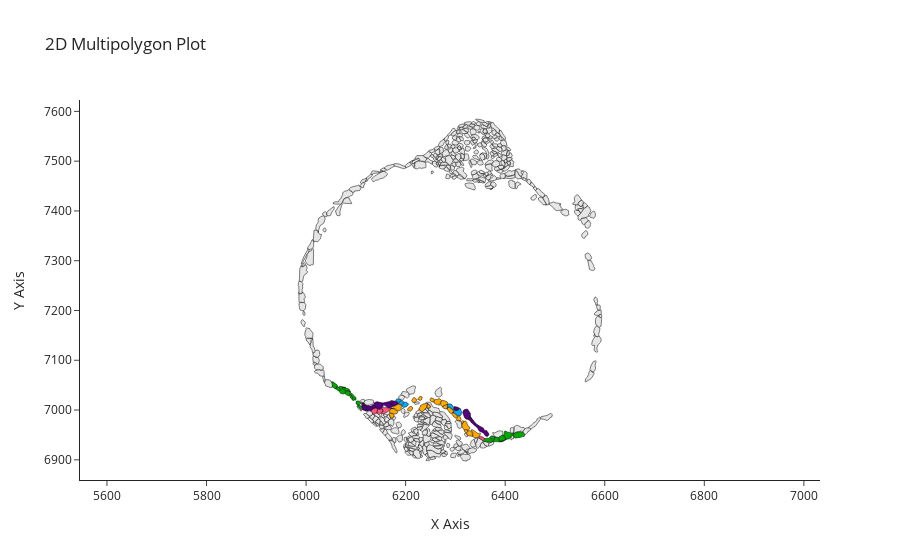

Notebook source saved alongside this figure:
### Code cell
# ==============================================
# Prepare Plotly figure
fig = go.Figure()

for idx, row in parquetdata_sel.iterrows():
    geom = row['Geometry_1']
    color = row['color']

    if isinstance(geom, MultiPolygon):
        polygons = geom.geoms
    else:
        polygons = [geom]  # Handle single Polygon

    for poly in polygons:
        x, y = poly.exterior.xy
        x_list, y_list = list(x), list(y)

        # Close polygon loop
        if (x_list[0], y_list[0]) != (x_list[-1], y_list[-1]):
            x_list.append(x_list[0])
            y_list.append(y_list[0])

        fig.add_trace(go.Scatter(
            x=x_list,
            y=y_list,
            mode='lines',
            fill='toself',
            fillcolor=color,
            line=dict(color='black', width=0.5),
            name=f'Polygon {idx + 1}',
            showlegend=False
        ))

# Layout
fig.update_layout(
    title="2D Multipolygon Plot",
    xaxis_title="X Axis",
    yaxis_title="Y Axis",
    yaxis=dict(scaleanchor="x", scaleratio=1),
    template="simple_white"
)

# Save to PDF
output_pdf = os.path.join(output_path_name, "multipolygon_plot.pdf")
pio.write_image(fig, output_pdf, format="pdf", width=800, height=600)

fig.show()
